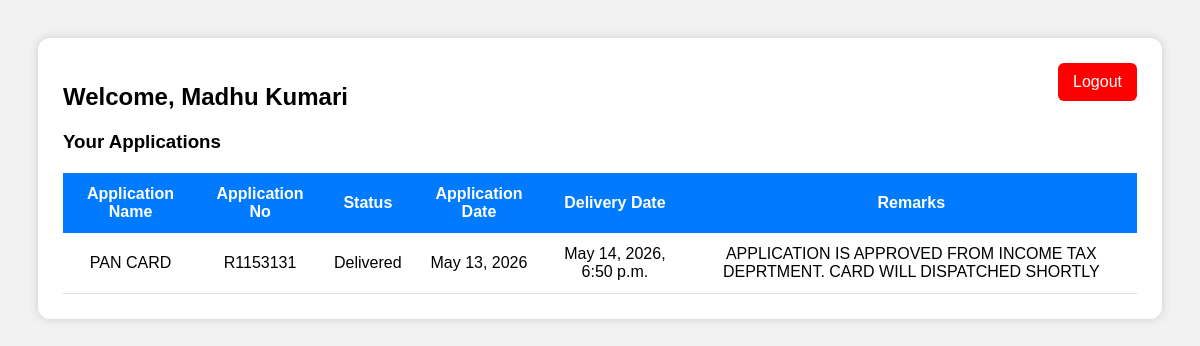
Page /customer-dashboard/ (signed in) on the committed database.
### customers_app/models.py (models this page shows, shortened)
class Customer(models.Model):
    user = models.OneToOneField(
        User,
        on_delete=models.CASCADE,
        null=True,
        blank=True
    )
    name = models.CharField(max_length=100)
    aadhaar_no = models.CharField(max_length=20, unique=True)
    contact_no = models.CharField(max_length=15)

class Application(models.Model):
    STATUS_CHOICES = [
        ('Pending', 'Pending'),
        ('Submitted', 'Submitted'),
        ('In Process', 'In Process'),
        ('Approved', 'Approved'),
        ('Rejected', 'Rejected'),
        ('Delivered', 'Delivered'),
    ]
    customer = models.ForeignKey(Customer, on_delete=models.CASCADE)
    application_name = models.CharField(max_length=100)
    application_no = models.CharField(max_length=100)
    application_date = models.DateField()
    status_updated_at = models.DateTimeField(auto_now=True)
    delivery_date = models.DateTimeField(null=True, blank=True)
    status = models.CharField(
        max_length=20,
        choices=STATUS_CHOICES,
        default='Pending'
    )
    remarks = models.TextField(blank=True)

### customers_app/views.py (the view)
# urls.py: path('customer-dashboard/', views.customer_dashboard, name='customer_dashboard'),
@login_required
def customer_dashboard(request):
    customer = Customer.objects.get(user=request.user)
    applications = Application.objects.filter(customer=customer)
    return render(request, 'customer_dashboard.html', {
        'customer': customer,
        'applications': applications
    })

### templates/customer_dashboard.html (shortened to what this page needs)
<!DOCTYPE html>
<html>
<head>
</head>
<body>
<div class="box">
    <a class="logout" href="/customer-logout/">Logout</a>
    <h2>Welcome, {{ customer.name }}</h2>
    <h3>Your Applications</h3>
    <table>
        <tr>
            <th>Application Name</th>
            <th>Application No</th>
            <th>Status</th>
            <th>Application Date</th>
            <th>Delivery Date</th>
            <th>Remarks</th>
        </tr>
        {% for app in applications %}
        <tr>
            <td>{{ app.application_name }}</td>
            <td>{{ app.application_no }}</td>
            <td>{{ app.status }}</td>
            <td>{{ app.application_date }}</td>
            <td>
                {% if app.delivery_date %}
                    {{ app.delivery_date }}
                {% else %}
                    Not Delivered
                {% endif %}
            </td>
            <td>{{ app.remarks }}</td>
        </tr>
        {% empty %}
        <tr>
            <td colspan="6">No application found</td>
        </tr>
        {% endfor %}
    </table>
</div>
</body>
</html>

### templates/customer_dashboard.html (style rules this page uses)
body { font-family:Arial; background:#f2f2f2; padding:30px; }
.box { background:white; padding:25px; border-radius:12px; box-shadow:0 0 10px #ccc; }
table { width:100%; border-collapse:collapse; margin-top:20px; }
th { background:#007bff; color:white; padding:12px; }
td { padding:12px; border-bottom:1px solid #ddd; text-align:center; }
.logout { background:red; color:white; padding:10px 15px; border-radius:6px; text-decoration:none; float:right; }

### rows in the picture
Customer: name "Madhu Kumari"
Application: application_name "PAN CARD", application_no "R1153131", status "Delivered", application_date "May 13, 2026", delivery_date "May 14, 2026, 6:50 p.m.", remarks "APPLICATION IS APPROVED FROM INCOME TAX DEPRTMENT. CARD WILL DISPATCHED SHORTLY"
